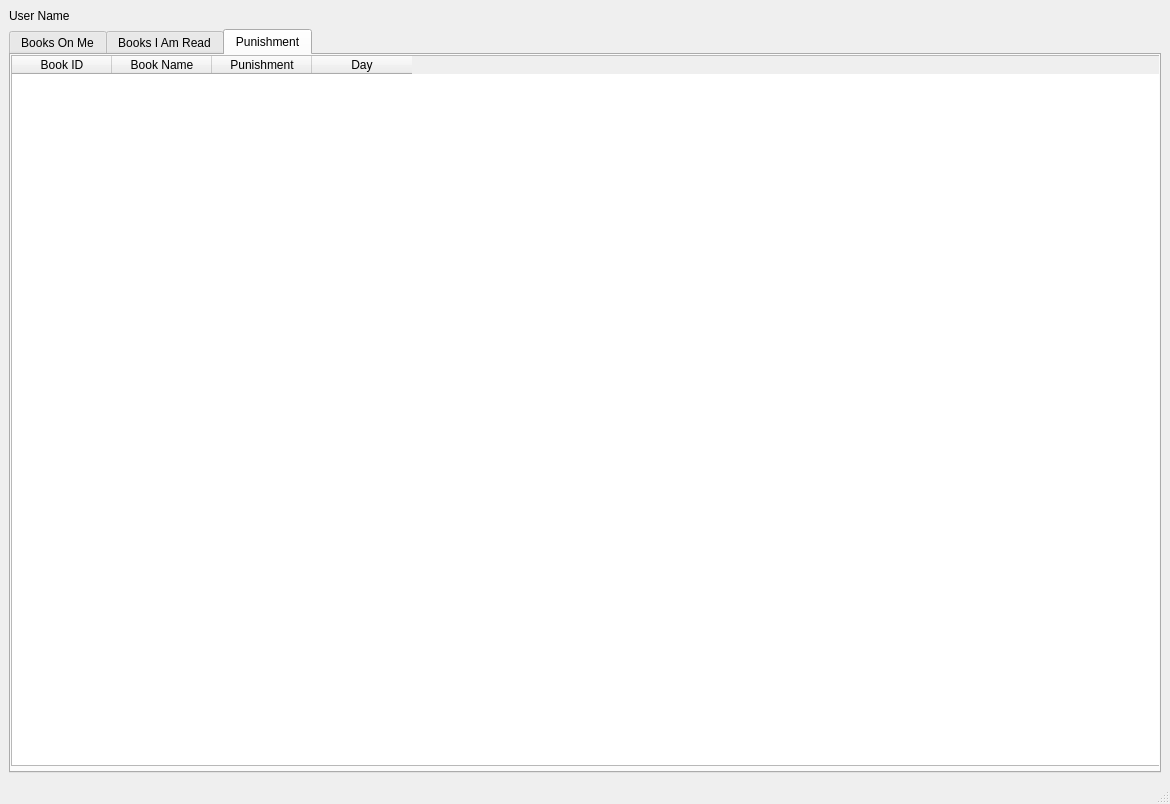
<?xml version="1.0" encoding="UTF-8"?>
<ui version="4.0">
 <class>user_window</class>
 <widget class="QMainWindow" name="user_window">
  <property name="geometry">
   <rect>
    <x>0</x>
    <y>0</y>
    <width>1170</width>
    <height>804</height>
   </rect>
  </property>
  <property name="windowTitle">
   <string>MainWindow</string>
  </property>
  <widget class="QWidget" name="centralwidget">
   <layout class="QGridLayout" name="gridLayout">
    <item row="0" column="0">
     <widget class="QLabel" name="lbluser">
      <property name="text">
       <string>User Name</string>
      </property>
     </widget>
    </item>
    <item row="1" column="0">
     <widget class="QTabWidget" name="tabWidget">
      <property name="currentIndex">
       <number>2</number>
      </property>
      <widget class="QWidget" name="tab">
       <attribute name="title">
        <string>Books On Me</string>
       </attribute>
       <widget class="QTableWidget" name="tblbom">
        <property name="geometry">
         <rect>
          <x>0</x>
          <y>0</y>
          <width>1141</width>
          <height>711</height>
         </rect>
        </property>
        <column>
         <property name="text">
          <string>Book ID</string>
         </property>
        </column>
        <column>
         <property name="text">
          <string>Book Name</string>
         </property>
        </column>
        <column>
         <property name="text">
          <string>Category</string>
         </property>
        </column>
        <column>
         <property name="text">
          <string>Author</string>
         </property>
        </column>
        <column>
         <property name="text">
          <string>Publisher</string>
         </property>
        </column>
        <column>
         <property name="text">
          <string>Book Price</string>
         </property>
        </column>
        <column>
         <property name="text">
          <string>About</string>
         </property>
        </column>
        <column>
         <property name="text">
          <string>Day</string>
         </property>
        </column>
       </widget>
      </widget>
      <widget class="QWidget" name="tab_3">
       <attribute name="title">
        <string>Books I Am Read</string>
       </attribute>
       <widget class="QTableWidget" name="tblbiar">
        <property name="geometry">
         <rect>
          <x>0</x>
          <y>0</y>
          <width>1141</width>
          <height>711</height>
         </rect>
        </property>
        <column>
         <property name="text">
          <string>Book ID</string>
         </property>
        </column>
        <column>
         <property name="text">
          <string>Book Name</string>
         </property>
        </column>
        <column>
         <property name="text">
          <string>Category</string>
         </property>
        </column>
        <column>
         <property name="text">
          <string>Author</string>
         </property>
        </column>
        <column>
         <property name="text">
          <string>Publisher</string>
         </property>
        </column>
        <column>
         <property name="text">
          <string>Book Price</string>
         </property>
        </column>
        <column>
         <property name="text">
          <string>About</string>
         </property>
        </column>
        <column>
         <property name="text">
          <string>Retrieve Date</string>
         </property>
        </column>
       </widget>
      </widget>
      <widget class="QWidget" name="tab_2">
       <attribute name="title">
        <string>Punishment</string>
       </attribute>
       <widget class="QTableWidget" name="tblp">
        <property name="geometry">
         <rect>
          <x>0</x>
          <y>0</y>
          <width>1151</width>
          <height>711</height>
         </rect>
        </property>
        <column>
         <property name="text">
          <string>Book ID</string>
         </property>
        </column>
        <column>
         <property name="text">
          <string>Book Name</string>
         </property>
        </column>
        <column>
         <property name="text">
          <string>Punishment</string>
         </property>
        </column>
        <column>
         <property name="text">
          <string>Day</string>
         </property>
        </column>
       </widget>
      </widget>
     </widget>
    </item>
   </layout>
  </widget>
  <widget class="QMenuBar" name="menubar">
   <property name="geometry">
    <rect>
     <x>0</x>
     <y>0</y>
     <width>1170</width>
     <height>26</height>
    </rect>
   </property>
  </widget>
  <widget class="QStatusBar" name="statusbar"/>
 </widget>
 <resources/>
 <connections/>
</ui>
